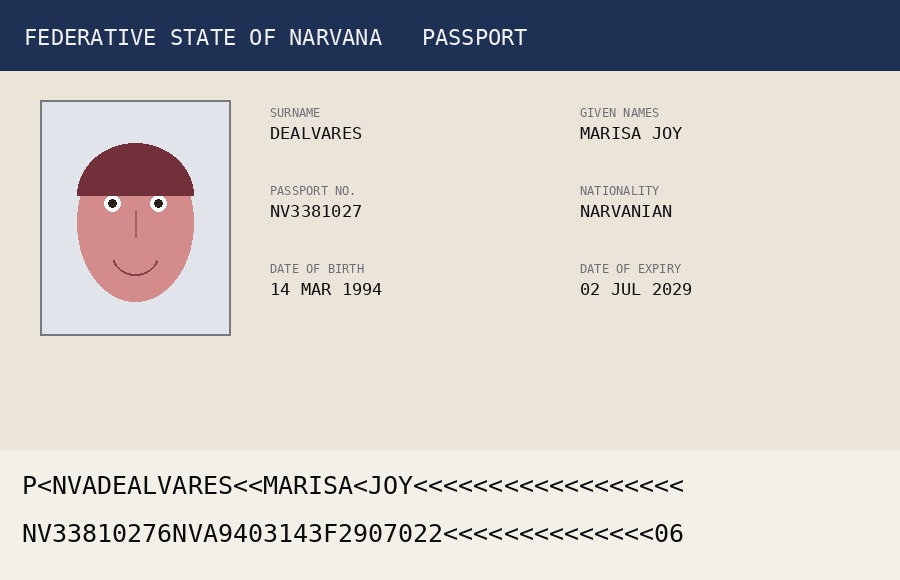
#> input picture test_images/passport_clean.jpg, 900 x 580 px; its folder holds only this picture in this run
$ python test_pipeline.py ../test_images/passport_clean.jpg
#> lines starting #> are read from the running program, lines starting #| are printed output that depends on the picture; after the words box and inside, x2 and y2 are one past the last pixel; in counts of white or black regions, pixels touching at a corner belong together
### app/services/ocr.py
"""
OCR extraction using Tesseract (via pytesseract) — real text extraction,
not mocked. Two things happen here:

1. `extract_mrz_lines()` crops the bottom band of a passport-style image
   (where the Machine Readable Zone lives on every ICAO 9303 document),
   binarizes it, and runs Tesseract restricted to the MRZ character set
   (A-Z, 0-9, '<'). This is the standard approach used by real MRZ readers.

2. `extract_full_text()` runs general OCR over the whole document image,
   for surfacing raw extracted text / confidence when there's no clean
   MRZ band (visas, ID cards, non-standard layouts).

Note: on a real scanner feed, MRZ-band localization is usually done with
a small object-detection model; here we use the reliable heuristic that
the MRZ occupies the bottom ~22-28% of a properly cropped passport image,
which is sufficient for a hackathon demo pipeline and easy to replace with
a learned detector later.
"""

from __future__ import annotations
from dataclasses import dataclass
from typing import List, Tuple

import cv2
import numpy as np
import pytesseract

_MRZ_WHITELIST = "ABCDEFGHIJKLMNOPQRSTUVWXYZ0123456789<"


@dataclass
class OCRResult:
    text: str
    mean_confidence: float
    low_confidence: bool


def _preprocess_for_ocr(bgr_image: np.ndarray) -> np.ndarray:
    gray = cv2.cvtColor(bgr_image, cv2.COLOR_BGR2GRAY)
    gray = cv2.bilateralFilter(gray, 9, 60, 60)
    _, thresh = cv2.threshold(gray, 0, 255, cv2.THRESH_BINARY + cv2.THRESH_OTSU)
    return thresh


def extract_mrz_lines(bgr_image: np.ndarray) -> Tuple[str, str]:
    """
    Crop the bottom MRZ band of a passport-style image and OCR it into
    two 44-character candidate lines. Returns raw (possibly imperfect)
    strings — callers should feed them to services.mrz.parse_td3, which
    is tolerant of minor padding differences.
    """
    h, w = bgr_image.shape[:2]
    band = bgr_image[int(h * 0.72):h, 0:w]
    processed = _preprocess_for_ocr(band)

    config = (
        f"--psm 6 -c tessedit_char_whitelist={_MRZ_WHITELIST}"
    )
    raw = pytesseract.image_to_string(processed, config=config)
    lines = [l.strip() for l in raw.splitlines() if l.strip()]

    if len(lines) >= 2:
        return lines[-2], lines[-1]
    if len(lines) == 1:
        # Tesseract sometimes merges both MRZ lines into one blob.
        joined = lines[0]
        mid = len(joined) // 2
        return joined[:mid], joined[mid:]
    return "", ""


# [22 lines left out: function extract_full_text, not called in this run]

### scripts/test_pipeline.py
"""
Runs the exact same pipeline as POST /api/screen, but offline — no server,
no HTTP. Useful for checking that OCR/MRZ/ELA/face all behave on your test
images before you wire up the frontend, and for debugging when the live
panel returns something unexpected.

Usage:
    python scripts/test_pipeline.py                    # runs all test_images
    python scripts/test_pipeline.py path/to/doc.jpg    # a specific document
    python scripts/test_pipeline.py doc.jpg selfie.jpg # with a reference photo
"""
import os
import sys
import glob

import cv2
from PIL import Image

sys.path.insert(0, os.path.join(os.path.dirname(__file__), ".."))

from app.services import ela, face_match, ocr, risk_engine  # noqa: E402
from app.services import mrz as mrz_service  # noqa: E402


def run(doc_path, selfie_path=None):
    print("=" * 66)
    print("DOCUMENT:", os.path.basename(doc_path))
    if selfie_path:
        print("SELFIE:  ", os.path.basename(selfie_path))
    print("=" * 66)

    doc_bgr = cv2.imread(doc_path)
    if doc_bgr is None:
        print("  !! could not read image")
        return

    # Stage 1 - OCR
    l1, l2 = ocr.extract_mrz_lines(doc_bgr)
    ocr_full = ocr.extract_full_text(doc_bgr)
    print(f"[1] OCR      mean confidence {ocr_full.mean_confidence}")
    print(f"    MRZ L2 read: {l2!r}")

    # Stage 2 - MRZ
    parsed = mrz_service.parse_td3(l1, l2)
    print(f"[2] MRZ      valid={parsed.valid}  name={parsed.surname} {parsed.given_names}")
    for f in parsed.failures:
        print(f"    - {f}")

    # Stage 3 - ELA
    pil = Image.fromarray(cv2.cvtColor(doc_bgr, cv2.COLOR_BGR2RGB))
    e = ela.analyze(pil)
    print(f"[3] ELA      score={e.tamper_score}  hotspot={e.hotspot_bbox}")

    # Stage 4 - face
    face_pct = None
    face_reason = None
    doc_face = face_match.detect_face(doc_bgr)
    print(f"[4] FACE     document face detected={doc_face.found} bbox={doc_face.bbox}")
    if selfie_path:
        selfie_bgr = cv2.imread(selfie_path)
        if selfie_bgr is not None:
            res = face_match.compare_faces(doc_bgr, selfie_bgr)
            face_pct = res.match_confidence
            if face_pct is None:
                face_reason = "Face verification skipped — face not located"
                print("             similarity=N/A (face not detected in one/both images)")
            else:
                print(f"             similarity={face_pct}%")

    a = risk_engine.assess(
        mrz_ok=parsed.valid,
        mrz_failures=parsed.failures,
        tamper_score=e.tamper_score,
        tamper_bbox_present=e.hotspot_bbox is not None,
        face_match_pct=face_pct,
        ocr_low_confidence=ocr_full.low_confidence,
        face_not_evaluated_reason=face_reason,
    )
    print(f"\n  >> RISK {a.risk}/100  [{a.band}]  {a.verdict}")
    for f in a.findings:
        print(f"     - {f}")
    print()


def main():
    args = sys.argv[1:]
    if len(args) >= 2:
        run(args[0], args[1])
    elif len(args) == 1:
        run(args[0])
#> in run, doc_bgr is the input picture: shape (580, 900, 3); mean B, G, R 198.5, 202.3, 206
#> in extract_mrz_lines, `band = bgr_image[int(h * 0.72):h, 0:w]`:
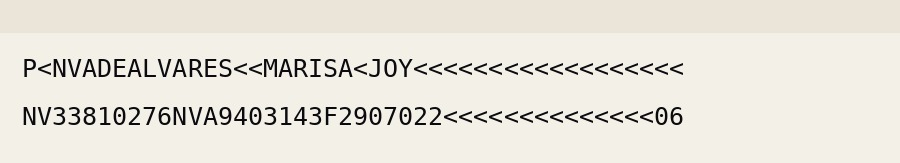
#> band: shape (163, 900, 3); mean B, G, R 218.6, 227.7, 231.1
#> in _preprocess_for_ocr, `_, thresh = cv2.threshold(gray, 0, 255, cv2.THRESH_BINARY + cv2.THRESH..`:
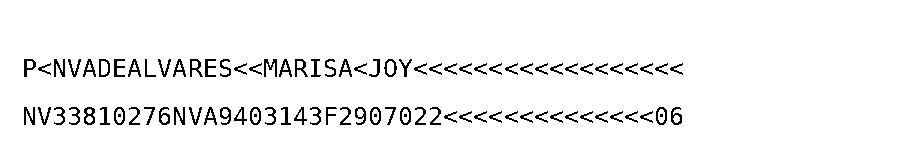
#> thresh: shape (163, 900); 95.7% white; black in thin lines or dots, all inside (x1, y1, x2, y2) = (24, 59, 683, 125)
#> (the call stopped at in extract_mrz_lines, `raw = pytesseract.image_to_string(processed, config=config)`: pytesseract is not available in this run)
    else:
        here = os.path.join(os.path.dirname(__file__), "..", "test_images")
        docs = sorted(glob.glob(os.path.join(here, "passport_*.jpg")))
        if not docs:
            print("No test images found. Run: python scripts/make_test_images.py")
            return
        match = os.path.join(here, "selfie_match.jpg")
        diff = os.path.join(here, "selfie_different.jpg")
        for d in docs:
            sel = match if "clean" in d else (diff if "spliced" in d else None)
            run(d, sel if sel and os.path.exists(sel) else None)


if __name__ == "__main__":
    main()
